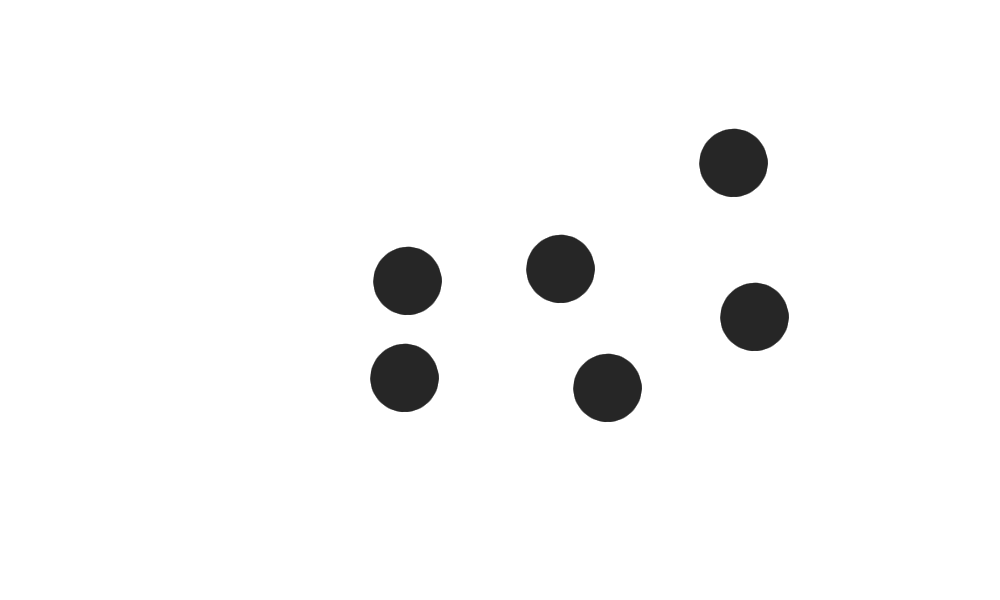
#> input picture python/machine_vision/123.png, 1000 x 600 px
$ python p7.py
#> lines starting #> are read from the running program, lines starting #| are printed output that depends on the picture; after the words box and inside, x2 and y2 are one past the last pixel; in counts of white or black regions, pixels touching at a corner belong together
import cv2
import numpy as np

img_rgb = cv2.imread('123.png')
#> img_rgb is the input picture: shape (600, 1000, 3); min 38, max 255, mean 247.1
template = cv2.imread('1.png')
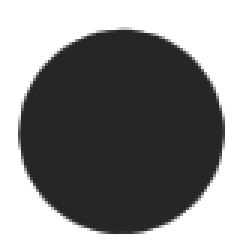
#> input picture python/machine_vision/1.png, 79 x 84 px (shown 3 times larger)
#> template is the input picture: shape (84, 79, 3); min 38, max 255, mean 135.4
w, h = template.shape[:-1]
#> w = 84; h = 79


arr = np.array([1, 2, 3, 4, 5])
#print(arr[:-1])
print(np.where(arr < 2))


res = cv2.matchTemplate(img_rgb, template, cv2.TM_CCOEFF_NORMED)
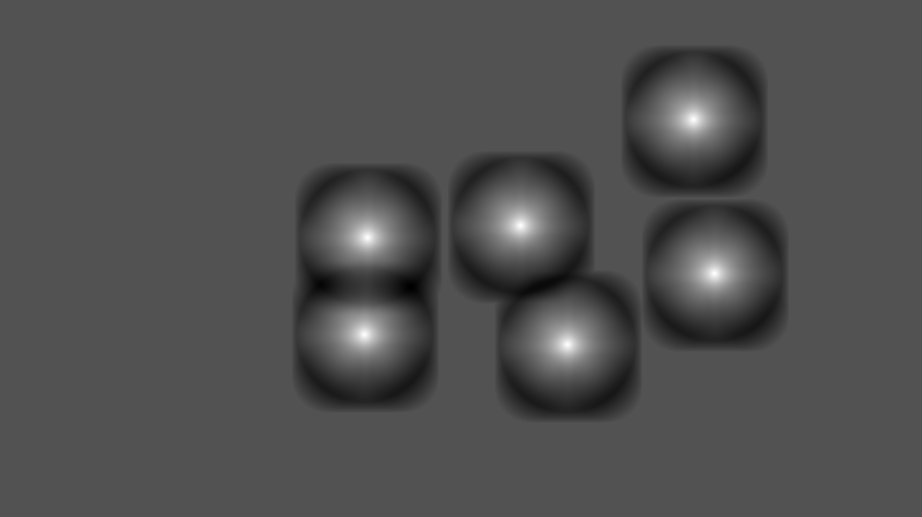
#> res: shape (517, 922) float32; min -0.482, max 1, mean -0.0135; drawn with min black and max white
threshold = .28
print(res)
#> (printed output is left out)
loc = np.where(res >= threshold)
#> loc = 10338 positions, rows 95 to 364, columns 338 to 738
print(len(loc
          ))
#| 2
#print(loc)
for pt in zip(*loc[::-1]):  # Switch collumns and rows
    cv2.rectangle(img_rgb, pt, (pt[0] + w, pt[1] + h), (255, 0, 0), 1)
#> this loop made 10338 passes
#> pt on passes 1 to 3: (691, 95), (692, 95), (693, 95)
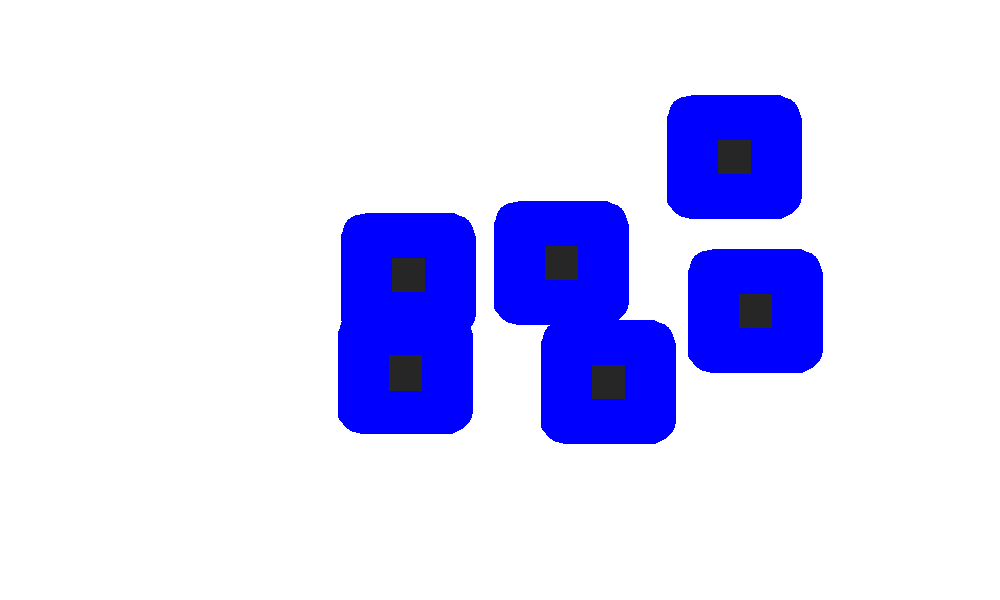
#> img_rgb: shape (600, 1000, 3); 14.47% of pixels changed, all inside (x1, y1, x2, y2) = (338, 95, 823, 444)

cv2.imwrite('result.png', img_rgb)
cv2.imshow('helll', img_rgb)
cv2.waitKey(0)
